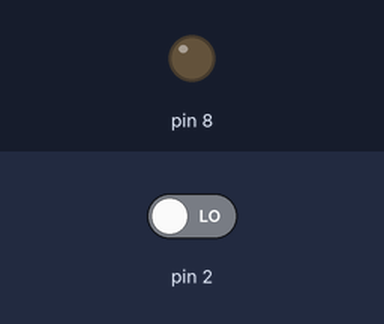
Bench run of a sketch on a simulated Arduino Uno, built with avr-gcc and run on an emulated ATmega328P. Parts: output pins drawn as LEDs (lit = HIGH). Inputs (shaded band) come from the test bench; at power-on: pin 2 LOW.

Above: at 1.2 s.
1.3 s: pin 2 driven HIGH
At 1.9 s:
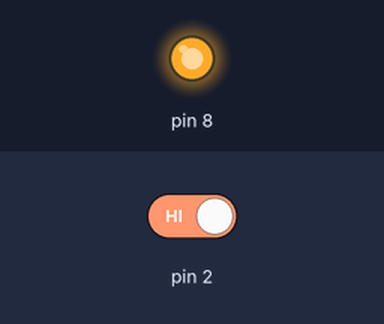
2.8 s: pin 2 driven LOW
At 3.1 s:
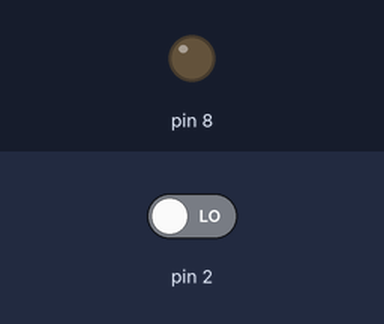
Timing chart, 0 to 5.8 s (numbered marks = the images above; inputs shaded):
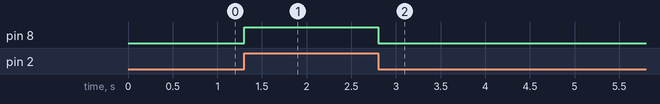

Measured:
- after the input at 1.3 s, pin 8: LOW → HIGH at once
- after the input at 2.8 s, pin 8: HIGH → LOW at once

The sketch:

button-test.ino
```cpp
int switchState = 0;

void setup() {
  // put your setup code here, to run once:
Serial.begin(9600);
pinMode(2, INPUT);
pinMode(8, OUTPUT);
}

void loop() {
  // put your main code here, to run repeatedly:
switchState = digitalRead(2);
if(switchState == HIGH) {
  digitalWrite(8,HIGH);
} else {
  digitalWrite(8,LOW);
}
}
```
